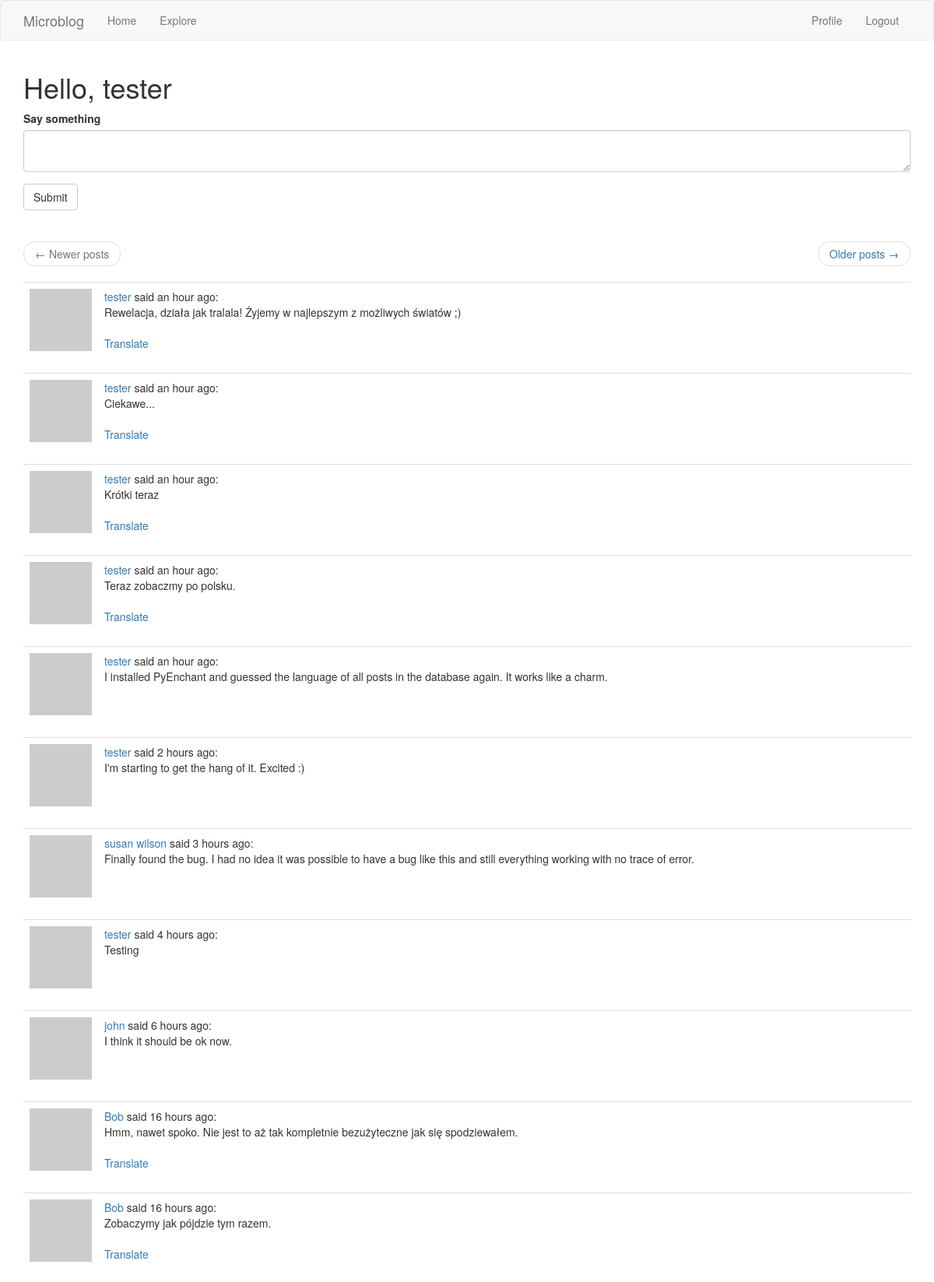
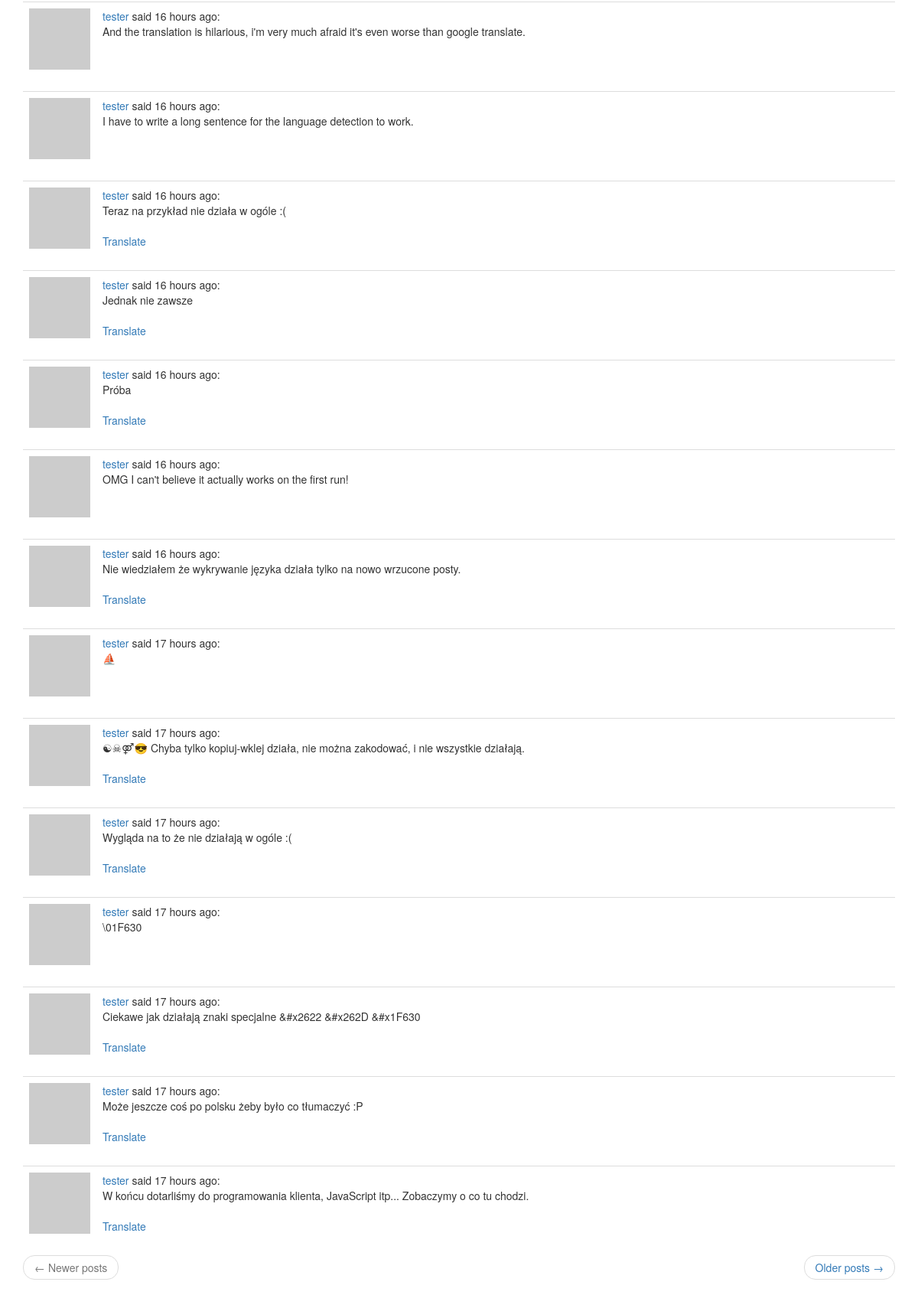
Page /index (signed in) on the committed database (2 pictures, top to bottom).
### app/models.py (models this page shows, shortened)
class User(UserMixin, db.Model):
    id = db.Column(db.Integer, primary_key=True)
    username = db.Column(db.String(64), index=True, unique=True)
    email = db.Column(db.String(120), index=True, unique=True)
    password_hash = db.Column(db.String(128))
    about_me = db.Column(db.String(140))
    last_seen = db.Column(db.DateTime, default=datetime.utcnow)
    posts = db.relationship('Post', backref='author', lazy='dynamic')
    followed = db.relationship(
        'User', secondary=followers,
        primaryjoin=(followers.c.follower_id == id),
        secondaryjoin=(followers.c.followed_id == id),
        backref=db.backref('followers', lazy='dynamic'), lazy='dynamic')
    def avatar(self, size):
        digest = md5(self.email.lower().encode('utf-8')).hexdigest()
        return 'https://www.gravatar.com/avatar/{}?d=retro&s={}'.format(
            digest, size)
    def followed_posts(self):
        followed = Post.query.join(
            followers,
            (followers.c.followed_id == Post.user_id)
        ).filter(followers.c.follower_id == self.id)
        own = Post.query.filter_by(user_id=self.id)
        return followed.union(own).order_by(Post.timestamp.desc())

class Post(db.Model):
    id = db.Column(db.Integer, primary_key=True)
    body = db.Column(db.String(140))
    timestamp = db.Column(db.DateTime, index=True, default=datetime.utcnow)
    user_id = db.Column(db.Integer, db.ForeignKey('user.id'))
    language = db.Column(db.String(5))

### app/main/routes.py (the view, shortened to what this page needs)
@bp.route('/', methods=['GET', 'POST'])
@bp.route('/index', methods=['GET', 'POST'])
@login_required
def index():
    form = PostForm()
    page = request.args.get('page', 1, type=int)
    posts = current_user.followed_posts().paginate(
        page, current_app.config['POSTS_PER_PAGE'], False)
    next_url = url_for('main.index', page=posts.next_num) \
        if posts.has_next else None
    prev_url = url_for('main.index', page=posts.prev_num) \
        if posts.has_prev else None
    return render_template('index.html', title=_('Home'), form=form,
                           posts=posts.items,
                           next_url=next_url, prev_url=prev_url)

### app/main/forms.py
class PostForm(FlaskForm):
    post = TextAreaField(_l('Say something'), validators=[
        DataRequired(), Length(min=1, max=140)])
    submit = SubmitField(_l('Submit'))

### app/main/routes.py (called while the page is built)
@bp.before_app_request
def before_request():
    if current_user.is_authenticated:
        current_user.last_seen = datetime.utcnow()
        db.session.commit()
    g.locale = str(get_locale())

### app/models.py (called while the page is built)
@login.user_loader
def load_user(id):
    return User.query.get(int(id))

### app/templates/index.html
{% extends "base.html" %}
{% import 'bootstrap/wtf.html' as wtf %}
{% block app_content %}
  <h1>{{ _('Hello,') }} {{ current_user.username }}</h1>
  {% if form %}
    {{ wtf.quick_form(form) }}
    <br>
  {% endif %}
  {% if posts %}
    {% include '_page_nav.html' %}
    {% for post in posts %}
      {% include '_post.html' %}
    {% endfor %}
    {% include '_page_nav.html' %}
  {% else %}
    <p class="text-muted">{{ _('No posts') }}</p>
  {% endif %}
{% endblock %}

### app/templates/_post.html
<table class="table table-hover">
  <tr>
    <td width="40px"><img src="{{ post.author.avatar(40) }}"></td>
    <td>
      <a href="{{ url_for('main.user', username=post.author.username) }}">
        {{ post.author.username }}
      </a>
      {{ _('said') }} {{ moment(post.timestamp).fromNow() }}:
      <br>
      <span id="post{{ post.id }}">{{ post.body }}</span>
      {% if post.language and post.language != g.locale %}
        <br><br>
        <span id="translation{{ post.id }}">
          <a href="javascript:translate(
                                '#post{{ post.id }}',
                                '#translation{{ post.id }}',
                                '{{ post.language }}',
                                '{{ g.locale }}');">{{ _('Translate') }}</a>
        </span>
      {% endif %}
    </td>
  </tr>
</table>

### rows in the picture
User: username "tester"
Post: author.username "tester", timestamp "an hour ago", body "Rewelacja, działa jak tralala! Żyjemy w najlepszym z możliwych światów ;)"
Post: author.username "tester", timestamp "an hour ago", body "Ciekawe..."
Post: author.username "tester", timestamp "an hour ago", body "Krótki teraz"
Post: author.username "tester", timestamp "an hour ago", body "Teraz zobaczmy po polsku."
Post: author.username "tester", timestamp "an hour ago", body "I installed PyEnchant and guessed the language of all posts in the database again. It works like a charm."
Post: author.username "tester", timestamp "2 hours ago", body "I'm starting to get the hang of it. Excited :)"
Post: author.username "susan wilson", timestamp "3 hours ago", body "Finally found the bug. I had no idea it was possible to have a bug like this and still everything working with no trace of error."
Post: author.username "tester", timestamp "4 hours ago", body "Testing"
Post: author.username "john", timestamp "6 hours ago", body "I think it should be ok now."
Post: author.username "Bob", timestamp "16 hours ago", body "Hmm, nawet spoko. Nie jest to aż tak kompletnie bezużyteczne jak się spodziewałem."
Post: author.username "Bob", timestamp "16 hours ago", body "Zobaczymy jak pójdzie tym razem."
Post: author.username "tester", timestamp "16 hours ago", body "And the translation is hilarious, i'm very much afraid it's even worse than google translate."
Post: author.username "tester", timestamp "16 hours ago", body "I have to write a long sentence for the language detection to work."
Post: author.username "tester", timestamp "16 hours ago", body "Teraz na przykład nie działa w ogóle :("
Post: author.username "tester", timestamp "16 hours ago", body "Jednak nie zawsze"
Post: author.username "tester", timestamp "16 hours ago", body "Próba"
Post: author.username "tester", timestamp "16 hours ago", body "OMG I can't believe it actually works on the first run!"
Post: author.username "tester", timestamp "16 hours ago", body "Nie wiedziałem że wykrywanie języka działa tylko na nowo wrzucone posty."
Post: author.username "tester", timestamp "17 hours ago", body "⛵"
Post: author.username "tester", timestamp "17 hours ago", body "☯☠⚤😎 Chyba tylko kopiuj-wklej działa, nie można zakodować, i nie wszystkie działają."
Post: author.username "tester", timestamp "17 hours ago", body "Wygląda na to że nie działają w ogóle :("
Post: author.username "tester", timestamp "17 hours ago", body "\\01F630"
Post: author.username "tester", timestamp "17 hours ago", body "Ciekawe jak działają znaki specjalne &#x2622 &#x262D &#x1F630"
Post: author.username "tester", timestamp "17 hours ago", body "Może jeszcze coś po polsku żeby było co tłumaczyć :P"
Post: author.username "tester", timestamp "17 hours ago", body "W końcu dotarliśmy do programowania klienta, JavaScript itp... Zobaczymy o co tu chodzi."
